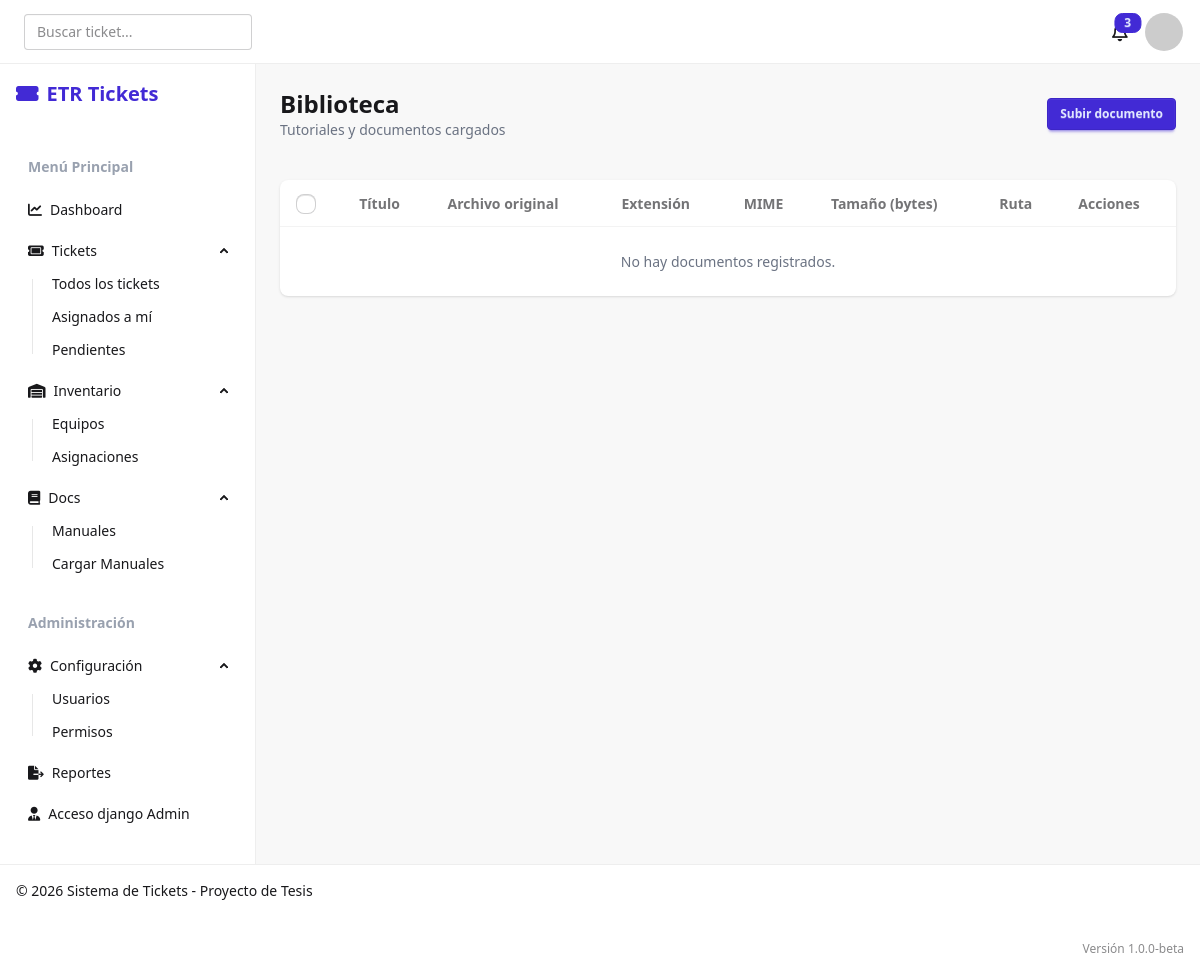
The page /library/view/ (signed in) on the database as committed earlier.
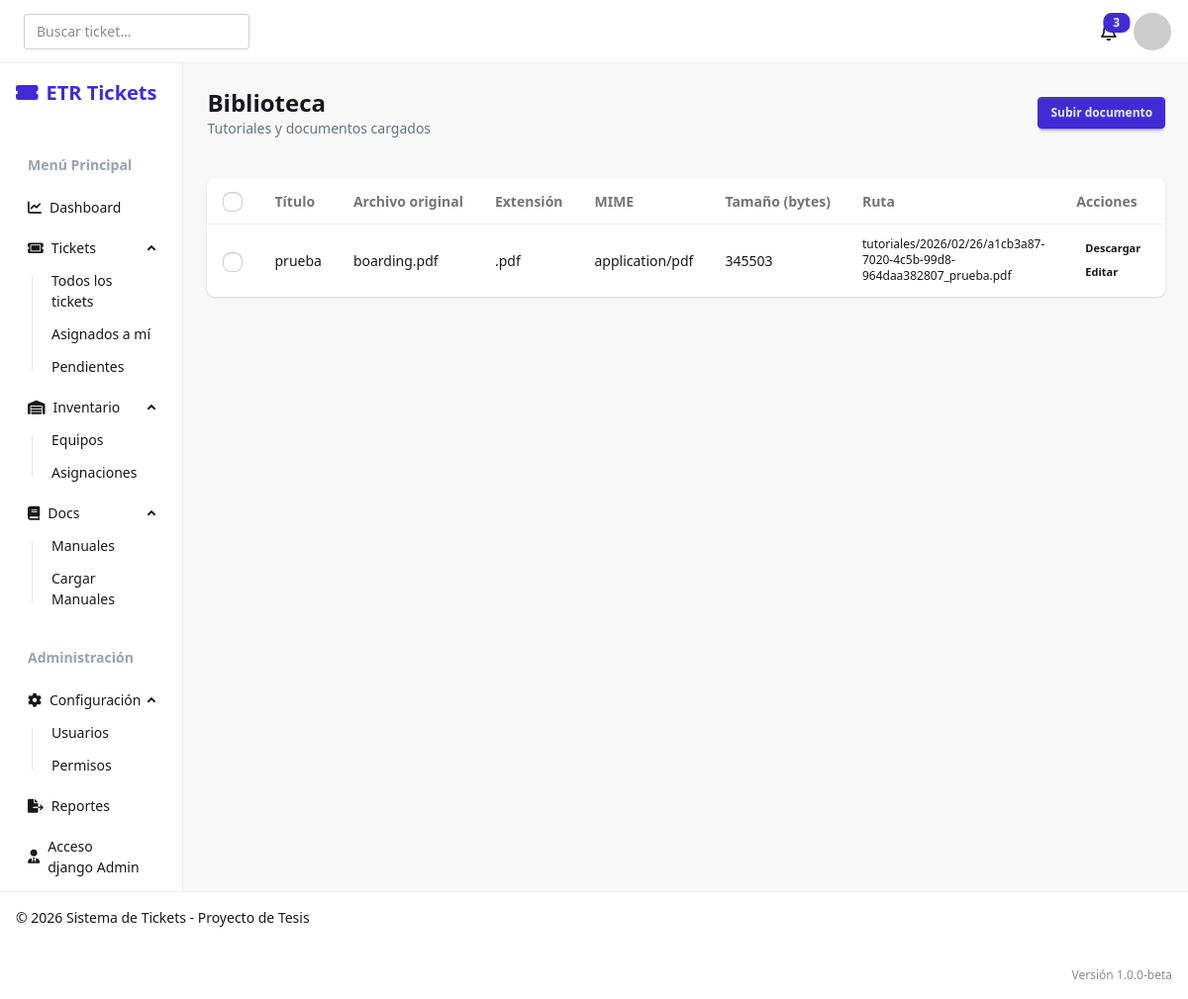
The same page on the database as committed later.
### library/models.py (models this page shows, shortened)
class Tutorial(models.Model):
    titulo = models.CharField(max_length=180)
    descripcion = models.TextField(blank=True)
    archivo = models.FileField(upload_to=tutorial_upload_path)
    archivo_path = models.CharField(max_length=255, editable=False, default='')
    nombre_original = models.CharField(max_length=255, editable=False, default='')
    extension = models.CharField(max_length=20, editable=False, default='')
    mime_type = models.CharField(max_length=100, editable=False, default='application/octet-stream')
    tamano_bytes = models.BigIntegerField(editable=False, default=0)
    creado_en = models.DateTimeField(auto_now_add=True)
    actualizado_en = models.DateTimeField(auto_now=True)
    class Meta:
        ordering = ['-creado_en']

### library/views.py (the view)
# urls.py: path('view/', views.library_view, name='library_view'),
@login_required
def library_view(request):
    tutoriales = Tutorial.objects.all().order_by('-creado_en')
    return render(request, 'library_view.html', {'tutoriales': tutoriales})

### library/templates/library_view.html (shortened to what this page needs)
{% extends 'base.html' %}
{% block content %}
<div class="space-y-6">
    <div class="flex flex-col gap-4 sm:flex-row sm:items-center sm:justify-between">
        <div>
            <h1 class="text-2xl font-bold">Biblioteca</h1>
            <p class="text-sm text-gray-500">Tutoriales y documentos cargados</p>
        </div>
        <a href="{% url 'library_create' %}" class="btn btn-primary btn-sm">Subir documento</a>
    </div>
    <form method="post" action="{% url 'library_delete' %}" class="space-y-4">
        <div class="overflow-x-auto bg-base-100 rounded-lg shadow">
            <table class="table w-full">
                <thead>
                    <tr>
                        <th><input type="checkbox" id="select-all" class="checkbox checkbox-sm" /></th>
                        <th>Título</th>
                        <th>Archivo original</th>
                        <th>Extensión</th>
                        <th>MIME</th>
                        <th>Tamaño (bytes)</th>
                        <th>Ruta</th>
                        <th>Acciones</th>
                    </tr>
                </thead>
                <tbody>
                    {% for tutorial in tutoriales %}
                        <tr>
                            <td><input type="checkbox" name="tutoriales_seleccionados" value="{{ tutorial.id }}" class="checkbox checkbox-sm row-checkbox" /></td>
                            <td>{{ tutorial.titulo }}</td>
                            <td>{{ tutorial.nombre_original }}</td>
                            <td>{{ tutorial.extension }}</td>
                            <td>{{ tutorial.mime_type }}</td>
                            <td>{{ tutorial.tamano_bytes }}</td>
                            <td class="text-xs">{{ tutorial.archivo_path }}</td>
                            <td class="space-x-1">
                                <a href="{% url 'library_download' tutorial.id %}" class="btn btn-ghost btn-xs">Descargar</a>
                                <a href="{% url 'library_edit' tutorial.id %}" class="btn btn-ghost btn-xs">Editar</a>
                            </td>
                        </tr>
                    {% empty %}
                        <tr>
                            <td colspan="8" class="text-center text-gray-500 py-6">No hay documentos registrados.</td>
                        </tr>
                    {% endfor %}
                </tbody>
            </table>
        </div>
    </form>
</div>
{% endblock %}

Rows that differ between the two databases and show on the page:
added Tutorial: titulo "prueba", nombre_original "boarding.pdf", extension ".pdf", mime_type "application/pdf", tamano_bytes "345503", archivo_path "tutoriales/2026/02/26/a1cb3a87-7020-4c5b-99d8-964daa382807_prueba.pdf"
Other text that changed with them:
text no longer shown: "No hay documentos registrados."
